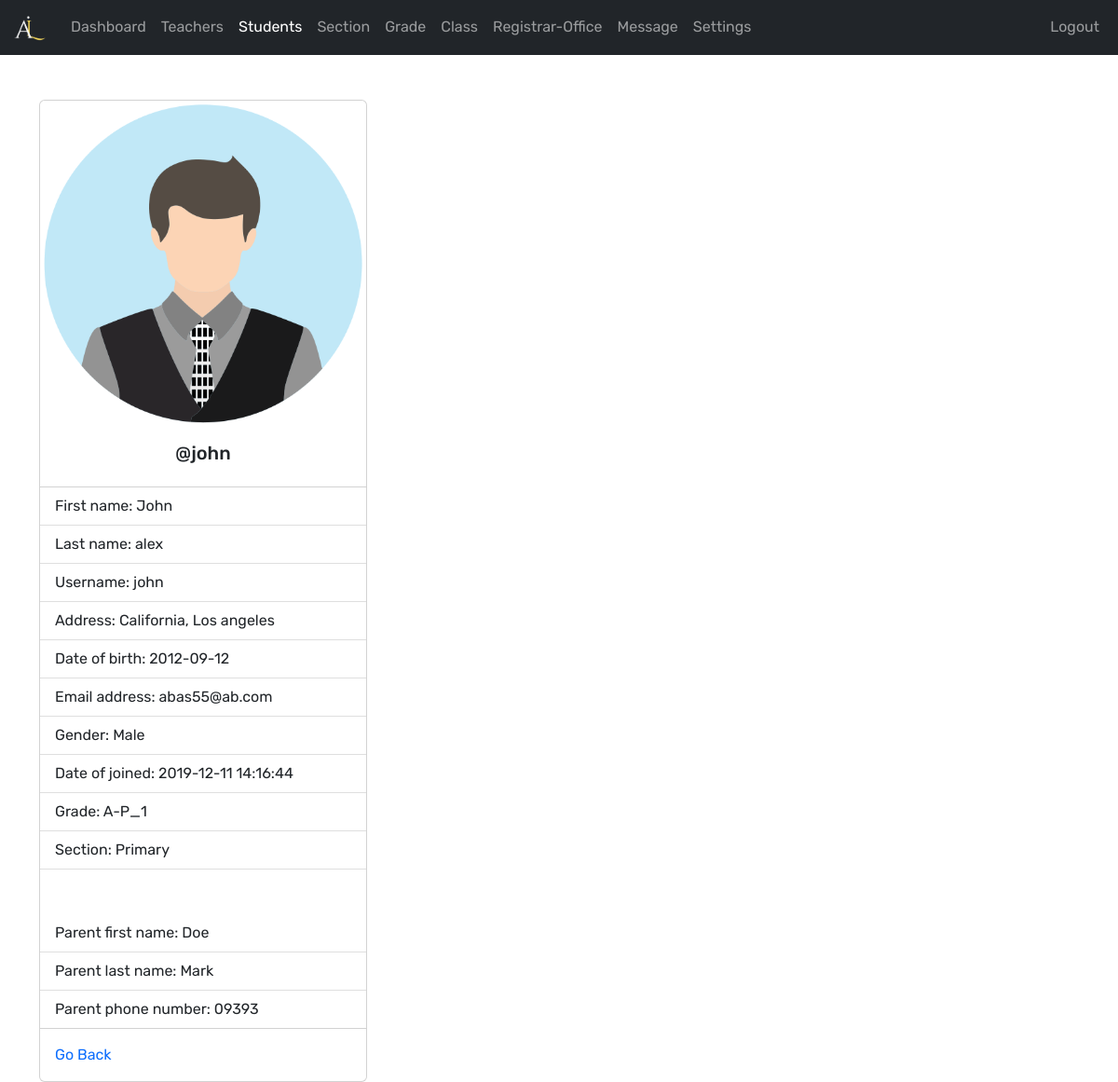
/admin/student-view.php?student_id=1 (signed in), run on the app's committed database.
### tables this page shows
CREATE TABLE IF NOT EXISTS `students` (
  `student_id` int(11) NOT NULL AUTO_INCREMENT,
  `username` varchar(127) NOT NULL,
  `password` varchar(255) NOT NULL,
  `fname` varchar(127) NOT NULL,
  `lname` varchar(255) NOT NULL,
  `grade` int(11) NOT NULL,
  `section` int(11) NOT NULL,
  `address` varchar(31) NOT NULL,
  `gender` varchar(7) NOT NULL,
  `email_address` varchar(255) NOT NULL,
  `date_of_birth` date NOT NULL,
  `date_of_joined` timestamp NULL DEFAULT current_timestamp(),
  `parent_fname` varchar(127) NOT NULL,
  `parent_lname` varchar(127) NOT NULL,
  `parent_phone_number` varchar(31) NOT NULL,
  PRIMARY KEY (`student_id`),
  UNIQUE KEY `username` (`username`)
);

CREATE TABLE IF NOT EXISTS `grades` (
  `grade_id` int(11) NOT NULL AUTO_INCREMENT,
  `grade` varchar(31) NOT NULL,
  `grade_code` varchar(7) NOT NULL,
  PRIMARY KEY (`grade_id`)
);

CREATE TABLE IF NOT EXISTS `section` (
  `section_id` int(11) NOT NULL AUTO_INCREMENT,
  `section` varchar(7) NOT NULL,
  PRIMARY KEY (`section_id`)
);

### admin/data/student.php (called while the page is built, shortened)
<?php
function getStudentById($id, $conn){
   $sql = "SELECT * FROM students
           WHERE student_id=?";
   $stmt = $conn->prepare($sql);
   $stmt->execute([$id]);
   if ($stmt->rowCount() == 1) {
     $student = $stmt->fetch();
     return $student;
   }else {
    return 0;
   }
}

### admin/data/grade.php (called while the page is built, shortened)
<?php
function getGradeById($grade_id, $conn){
   $sql = "SELECT * FROM grades
           WHERE grade_id=?";
   $stmt = $conn->prepare($sql);
   $stmt->execute([$grade_id]);
   if ($stmt->rowCount() == 1) {
     $grade = $stmt->fetch();
     return $grade;
   }else {
    return 0;
   }
}

### admin/data/section.php (called while the page is built, shortened)
<?php
function getSectioById($section_id, $conn){
   $sql = "SELECT * FROM section
           WHERE section_id=?";
   $stmt = $conn->prepare($sql);
   $stmt->execute([$section_id]);
   if ($stmt->rowCount() == 1) {
     $section = $stmt->fetch();
     return $section;
   }else {
    return 0;
   }
}

### admin/student-view.php (the view, shortened to what this page needs)
<?php
if (isset($_SESSION['admin_id']) &&
    isset($_SESSION['role'])) {
    if ($_SESSION['role'] == 'Admin') {
      include "../db_connect.php";
       include "data/student.php";
       include "data/grade.php";
       include "data/section.php";
       if(isset($_GET['student_id'])){
       $student_id = $_GET['student_id'];
       $student = getStudentById($student_id, $conn);
 ?>
<!DOCTYPE html>
<html lang="en">
<head>
	<link rel="stylesheet" href="https://cdn.jsdelivr.net/npm/bootstrap@5.2.0/dist/css/bootstrap.min.css">
	<link rel="stylesheet" href="../css/style.css">
  <link rel="stylesheet" href="https://cdnjs.cloudflare.com/ajax/libs/font-awesome/4.7.0/css/font-awesome.min.css">
</head>
<body>
    <?php
        include "inc/navbar.php";
        if ($student != 0) {
     ?>
     <div class="container mt-5">
         <div class="card" style="width: 22rem;">
          <img src="../img/student-<?=$student['gender']?>.png" class="card-img-top" alt="...">
          <div class="card-body">
            <h5 class="card-title text-center">@<?=$student['username']?></h5>
          </div>
          <ul class="list-group list-group-flush">
            <li class="list-group-item">First name: <?=$student['fname']?></li>
            <li class="list-group-item">Last name: <?=$student['lname']?></li>
            <li class="list-group-item">Username: <?=$student['username']?></li>
            <li class="list-group-item">Address: <?=$student['address']?></li>
            <li class="list-group-item">Date of birth: <?=$student['date_of_birth']?></li>
            <li class="list-group-item">Email address: <?=$student['email_address']?></li>
            <li class="list-group-item">Gender: <?=$student['gender']?></li>
            <li class="list-group-item">Date of joined: <?=$student['date_of_joined']?></li>
            <li class="list-group-item">Grade:
                 <?php
                      $grade = $student['grade'];
                      $g = getGradeById($grade, $conn);
                      echo $g['grade_code'].'-'.$g['grade'];
                  ?>
            </li>
            <li class="list-group-item">Section:
                 <?php
                    $section = $student['section'];
                    $s = getSectioById($section, $conn);
                    echo $s['section'];
                  ?>
            </li>
            <br><br>
            <li class="list-group-item">Parent first name: <?=$student['parent_fname']?></li>
            <li class="list-group-item">Parent last name: <?=$student['parent_lname']?></li>
            <li class="list-group-item">Parent phone number: <?=$student['parent_phone_number']?></li>
          </ul>
          <div class="card-body">
            <a href="student.php" class="card-link">Go Back</a>
          </div>
        </div>
     </div>
     <?php
        }else {
          header("Location: teacher.php");
          exit;
        }
     ?>
</body>
</html>
<?php
    }else {
        header("Location: student.php");
        exit;
    }
  }else {
    header("Location: ../login.php");
    exit;
  }
}else {
	header("Location: ../login.php");
	exit;
}
?>

### css/style.css (style rules this page uses)
:root { --primary: #130d2c; --light: #fff; --warning: #96405b; }
* { margin: 0; padding: 0; }
body { font-family: 'Rubik', sans-serif; }
a { text-decoration: none !important; }

### data on the page
students: gender (picture), username "john", fname "John", lname "alex", address "California, Los angeles", date_of_birth "2012-09-12", email_address "abas55@ab.com", gender "Male", date_of_joined "2019-12-11 14:16:44", parent_fname "Doe", parent_lname "Mark", parent_phone_number "09393"
grades: grade_code "A", grade "P_1"
section: section "Primary"
